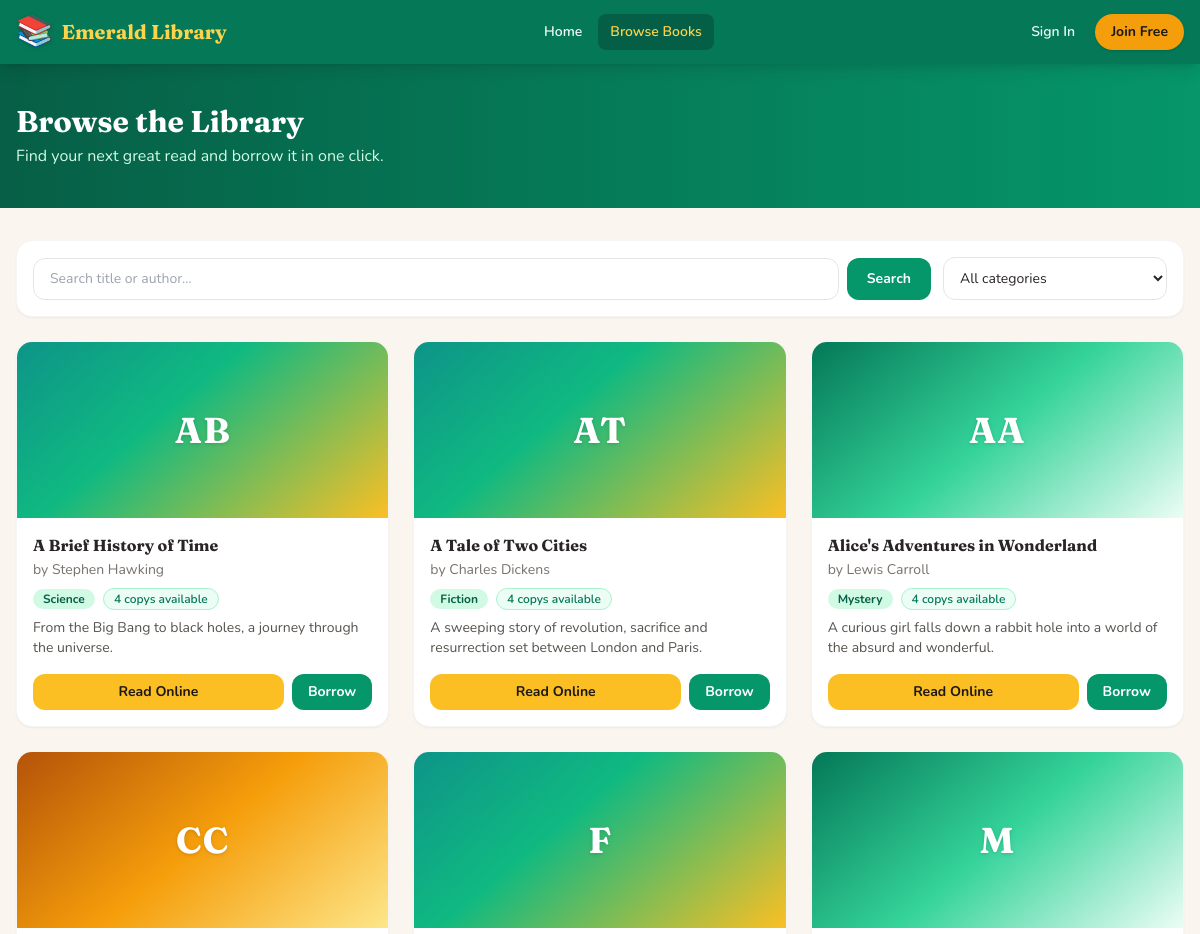
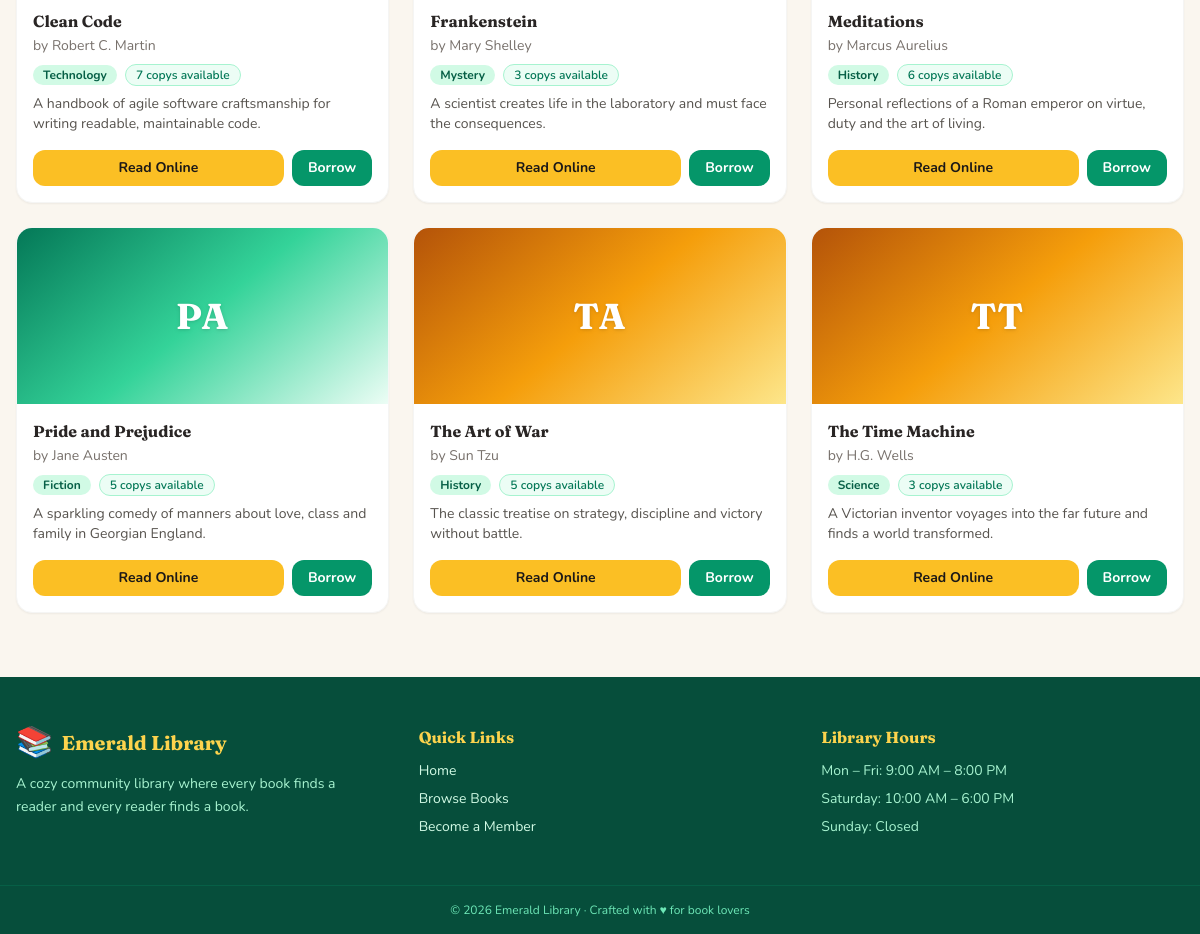
The page /books.php on the database its author committed (2 pictures, top to bottom).
### tables this page shows
CREATE TABLE books (
  id INT AUTO_INCREMENT PRIMARY KEY,
  title VARCHAR(200) NOT NULL,
  author VARCHAR(150) NOT NULL,
  isbn VARCHAR(50) DEFAULT NULL,
  category_id INT DEFAULT NULL,
  total_copies INT NOT NULL DEFAULT 1,
  available_copies INT NOT NULL DEFAULT 1,
  cover VARCHAR(255) DEFAULT NULL,
  description TEXT,
  content LONGTEXT,
  added_at TIMESTAMP DEFAULT CURRENT_TIMESTAMP,
  INDEX idx_books_category (category_id),
  FULLTEXT INDEX ft_books (title, author),
  CONSTRAINT fk_books_category FOREIGN KEY (category_id)
    REFERENCES categories(id) ON DELETE SET NULL
);

CREATE TABLE categories (
  id INT AUTO_INCREMENT PRIMARY KEY,
  name VARCHAR(100) NOT NULL UNIQUE,
  description TEXT,
  created_at TIMESTAMP DEFAULT CURRENT_TIMESTAMP
);

### auth.php (called while the page is built, shortened)
<?php
function is_logged_in() {
    return isset($_SESSION['user_id']);
}
function e($value) {
    return htmlspecialchars((string)$value, ENT_QUOTES, 'UTF-8');
}

### inc/book_card.php (the view)
<?php
function book_card($b, $showActions = true) {
    $available = (int)$b['available_copies'];
    $hasCover = !empty($b['cover']) && file_exists(APP_ROOT . '/' . $b['cover']);
    $words = preg_split('/\s+/', trim((string)$b['title']));
    $initials = '';
    foreach ($words as $w) {
        if (mb_strlen($initials) < 2) $initials .= mb_substr($w, 0, 1);
    }
    $initials = strtoupper($initials ?: 'BK');
    $alt = ((int)$b['id'] % 3) === 0 ? 'book-cover-alt' : (((int)$b['id'] % 3) === 1 ? 'book-cover-alt2' : '');
    ob_start(); ?>
    <div class="bg-white rounded-2xl shadow-sm hover:shadow-xl border border-stone-100 overflow-hidden transition flex flex-col">
        <a href="<?= BASE_URL ?>/user/read.php?id=<?= (int)$b['id'] ?>" class="block h-44 overflow-hidden">
            <?php if ($hasCover): ?>
                <img src="<?= e(BASE_URL . '/' . $b['cover']) ?>" alt="<?= e($b['title']) ?>" class="w-full h-full object-cover">
            <?php else: ?>
                <div class="book-cover <?= $alt ?> w-full h-full text-white">
                    <span class="font-display text-4xl font-bold tracking-wide drop-shadow"><?= e($initials) ?></span>
                </div>
            <?php endif; ?>
        </a>
        <div class="p-4 flex flex-col flex-1">
            <div class="flex items-start justify-between gap-2 mb-1">
                <h3 class="font-display font-bold text-stone-800 leading-snug"><?= e($b['title']) ?></h3>
            </div>
            <p class="text-sm text-stone-500">by <?= e($b['author']) ?></p>
            <div class="flex items-center gap-2 mt-2">
                <span class="bg-brand-100 text-brand-800 text-xs font-bold px-2.5 py-0.5 rounded-full"><?= e($b['category_name'] ?? 'General') ?></span>
                <?php if ($available > 0): ?>
                    <span class="bg-brand-50 text-brand-700 text-xs font-semibold px-2.5 py-0.5 rounded-full border border-brand-200"><?= $available ?> copy<?= $available > 1 ? 's' : '' ?> available</span>
                <?php else: ?>
                    <span class="bg-rose-50 text-rose-700 text-xs font-semibold px-2.5 py-0.5 rounded-full border border-rose-200">Out of stock</span>
                <?php endif; ?>
            </div>
            <?php if (!empty($b['description'])): ?>
                <p class="text-sm text-stone-600 mt-2 line-clamp-2 flex-1"><?= e(mb_strimwidth($b['description'], 0, 110, '…')) ?></p>
            <?php else: ?>
                <div class="flex-1"></div>
            <?php endif; ?>
            <?php if ($showActions): ?>
                <div class="flex gap-2 mt-4">
                    <a href="<?= BASE_URL ?>/user/read.php?id=<?= (int)$b['id'] ?>" class="flex-1 text-center bg-gold-400 hover:bg-gold-500 text-stone-900 text-sm font-bold py-2 rounded-xl transition">Read Online</a>
                    <?php if (is_logged_in()): ?>
                        <?php if ($available > 0): ?>
                            <form method="post" action="<?= BASE_URL ?>/books.php">
                                <input type="hidden" name="action" value="borrow">
                                <input type="hidden" name="book_id" value="<?= (int)$b['id'] ?>">
                                <button type="submit" class="bg-brand-600 hover:bg-brand-700 text-white text-sm font-bold px-4 py-2 rounded-xl transition">Borrow</button>
                            </form>
                        <?php else: ?>
                            <button disabled class="bg-stone-200 text-stone-400 text-sm font-bold px-4 py-2 rounded-xl cursor-not-allowed">Unavailable</button>
                        <?php endif; ?>
                    <?php else: ?>
                        <a href="<?= BASE_URL ?>/login.php" class="bg-brand-600 hover:bg-brand-700 text-white text-sm font-bold px-4 py-2 rounded-xl transition">Borrow</a>
                    <?php endif; ?>
                </div>
            <?php endif; ?>
        </div>
    </div>
    <?php
    return ob_get_clean();
}

### books.php (shortened to what this page needs)
<?php
require_once __DIR__ . '/auth.php';
require_once __DIR__ . '/inc/book_card.php';
$q = trim($_GET['q'] ?? '');
$page = max(1, (int)($_GET['page'] ?? 1));
$perPage = 12;
$where = ['1=1'];
$whereSql = implode(' AND ', $where);
$countStmt = $conn->prepare("SELECT COUNT(*) AS c FROM books b WHERE $whereSql");
$countStmt->execute();
$totalBooks = (int)$countStmt->get_result()->fetch_assoc()['c'];
$totalPages = max(1, (int)ceil($totalBooks / $perPage));
$page = min($page, $totalPages);
$offset = ($page - 1) * $perPage;
$sql = "SELECT b.*, c.name AS category_name
        FROM books b LEFT JOIN categories c ON b.category_id=c.id
        WHERE $whereSql
        ORDER BY b.title ASC
        LIMIT $perPage OFFSET $offset";
$stmt = $conn->prepare($sql);
$stmt->execute();
$books = $stmt->get_result();
include __DIR__ . '/inc/header.php';
?>
<section class="bg-gradient-to-r from-brand-800 to-brand-600 text-white">
    <div class="max-w-7xl mx-auto px-4 py-10">
        <h1 class="font-display text-3xl font-bold">Browse the Library</h1>
        <p class="text-brand-100 mt-1">Find your next great read and borrow it in one click.</p>
    </div>
</section>
<section class="max-w-7xl mx-auto px-4 mt-8">
    <div class="bg-white rounded-2xl shadow-sm border border-stone-100 p-4 flex flex-col md:flex-row gap-3 items-center mb-6">
        <form method="get" action="<?= BASE_URL ?>/books.php" class="flex gap-2 flex-1 w-full md:w-auto">
            <input type="text" name="q" value="<?= e($q) ?>" placeholder="Search title or author…" class="flex-1 rounded-xl border border-stone-200 px-4 py-2.5 text-sm focus:outline-none focus:ring-2 focus:ring-brand-400">
            <button type="submit" class="bg-brand-600 hover:bg-brand-700 text-white text-sm font-bold px-5 py-2.5 rounded-xl transition">Search</button>
        </form>
        <form method="get" action="<?= BASE_URL ?>/books.php" class="w-full md:w-56">
            <select name="cat" onchange="this.form.submit()" class="w-full rounded-xl border border-stone-200 px-3 py-2.5 text-sm bg-white focus:outline-none focus:ring-2 focus:ring-brand-400">
                <option value="0">All categories</option>
            </select>
        </form>
    </div>
    <?php if ($books && $books->num_rows): ?>
        <div class="grid grid-cols-1 sm:grid-cols-2 lg:grid-cols-3 xl:grid-cols-4 gap-6">
            <?php while ($book = $books->fetch_assoc()) echo book_card($book); ?>
        </div>
    <?php endif; ?>
</section>
<?php include __DIR__ . '/inc/footer.php'; ?>

### assets/css/style.css (style rules this page uses)
body { font-family: 'Nunito', ui-sans-serif, system-ui, sans-serif; }
h1, h2, h3, h4, .font-display { font-family: 'Fraunces', Georgia, serif; }
.book-cover { background: linear-gradient(140deg, #0d9488 0%, #10b981 40%, #fbbf24 100%); display: flex; align-items: center; justify-content: center; text-align: center; }
.book-cover.book-cover-alt { background: linear-gradient(140deg, #b45309 0%, #f59e0b 50%, #fde68a 100%); }
.book-cover.book-cover-alt2 { background: linear-gradient(140deg, #047857 0%, #34d399 50%, #ecfdf5 100%); }

### rows shown on the page
books: initials "AB", title "A Brief History of Time", author "Stephen Hawking", category.name "Science", available_copies "4", description "From the Big Bang to black holes, a journey through the universe."
books: initials "AT", title "A Tale of Two Cities", author "Charles Dickens", category.name "Fiction", available_copies "4", description "A sweeping story of revolution, sacrifice and resurrection set between London and Paris."
books: initials "AA", title "Alice's Adventures in Wonderland", author "Lewis Carroll", category.name "Mystery", available_copies "4", description "A curious girl falls down a rabbit hole into a world of the absurd and wonderful."
books: initials "CC", title "Clean Code", author "Robert C. Martin", category.name "Technology", available_copies "7", description "A handbook of agile software craftsmanship for writing readable, maintainable code."
books: initials "F", title "Frankenstein", author "Mary Shelley", category.name "Mystery", available_copies "3", description "A scientist creates life in the laboratory and must face the consequences."
books: initials "M", title "Meditations", author "Marcus Aurelius", category.name "History", available_copies "6", description "Personal reflections of a Roman emperor on virtue, duty and the art of living."
books: initials "PA", title "Pride and Prejudice", author "Jane Austen", category.name "Fiction", available_copies "5", description "A sparkling comedy of manners about love, class and family in Georgian England."
books: initials "TA", title "The Art of War", author "Sun Tzu", category.name "History", available_copies "5", description "The classic treatise on strategy, discipline and victory without battle."
books: initials "TT", title "The Time Machine", author "H.G. Wells", category.name "Science", available_copies "3", description "A Victorian inventor voyages into the far future and finds a world transformed."

### other values the page prints
$item['label'] "Home"
$item['label'] "Browse Books"
